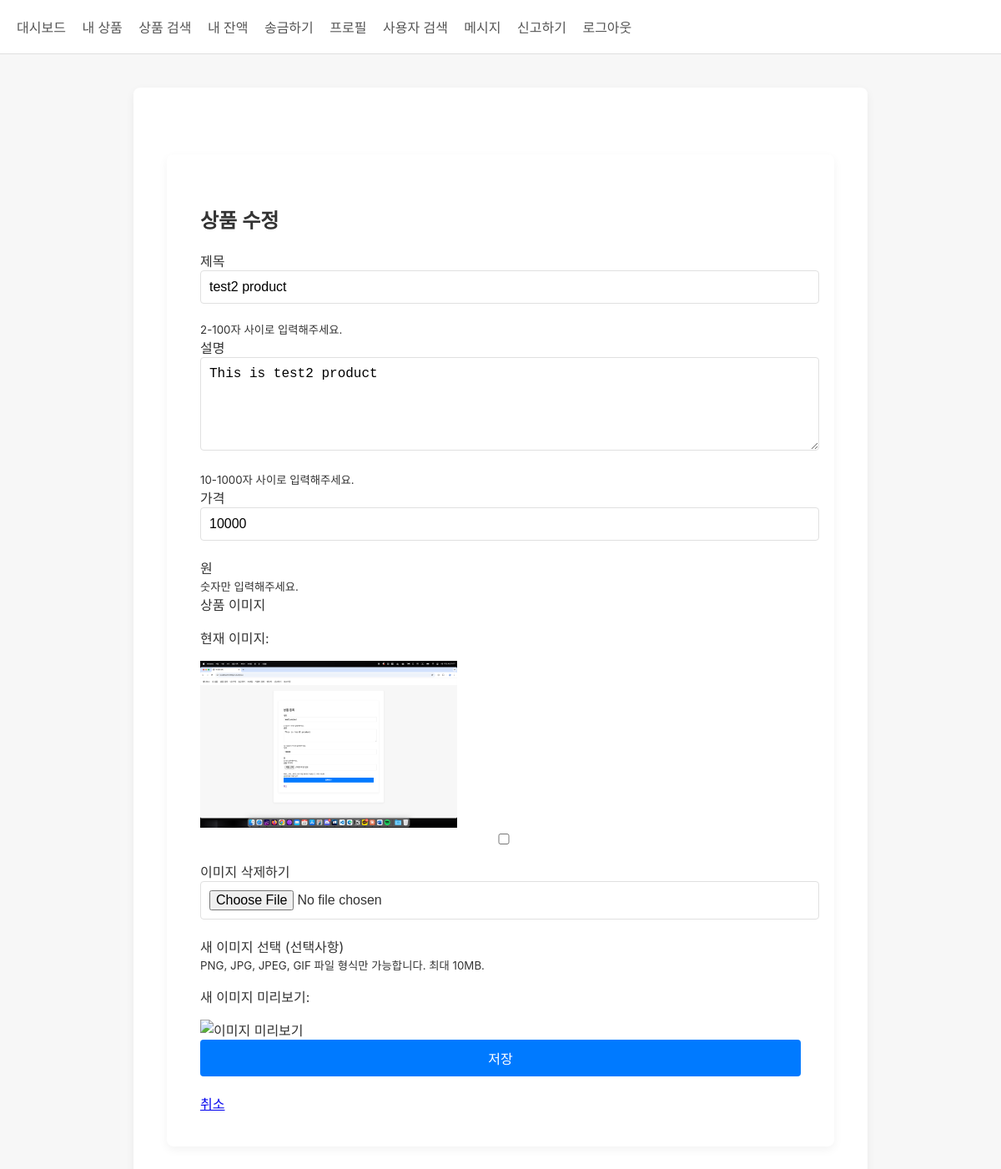
Screenshot of /product/7b07d207-02de-4467-8a1f-23655fdb71f8/edit (signed in) with the database file from the repository.
### tables this page shows
CREATE TABLE product (
                id TEXT PRIMARY KEY,
                title TEXT NOT NULL,
                description TEXT NOT NULL,
                price TEXT NOT NULL,
                seller_id TEXT NOT NULL,
                status TEXT DEFAULT 'active',
                report_count INTEGER DEFAULT 0,
                created_at TIMESTAMP DEFAULT CURRENT_TIMESTAMP
            , image_path TEXT);

### app.py (the view, shortened to what this page needs)
@app.route('/product/<product_id>/edit', methods=['GET', 'POST'])
@login_required
def edit_product(product_id):
    db = get_db()
    cursor = db.cursor()
    cursor.execute("SELECT * FROM product WHERE id = ?", (product_id,))
    product = cursor.fetchone()
    if not product:
        flash('상품을 찾을 수 없습니다.')
        return redirect(url_for('my_products'))
    if product['seller_id'] != session['user_id']:
        flash('자신의 상품만 수정할 수 있습니다.')
        return redirect(url_for('dashboard'))
    return render_template('edit_product.html', product=product)

### app.py (called while the page is built)
def generate_csrf_token():
    if '_csrf_token' not in session:
        session['_csrf_token'] = secrets.token_hex(16)
    return session['_csrf_token']

def login_required(f):
    @wraps(f)
    def decorated_function(*args, **kwargs):
        if 'user_id' not in session:
            flash('로그인이 필요합니다.')
            return redirect(url_for('login'))
        return f(*args, **kwargs)
    return decorated_function

def get_db():
    db = getattr(g, '_database', None)
    if db is None:
        db = g._database = sqlite3.connect(DATABASE)
        db.row_factory = sqlite3.Row  # 결과를 dict처럼 사용하기 위함
    return db

@app.teardown_appcontext
def close_connection(exception):
    db = getattr(g, '_database', None)
    if db is not None:
        db.close()

@app.after_request
def add_security_headers(response):
    response.headers['Content-Security-Policy'] = "default-src 'self'; script-src 'self' 'unsafe-inline' https://cdnjs.cloudflare.com; style-src 'self' 'unsafe-inline'; img-src 'self' data:;"
    response.headers['X-Frame-Options'] = 'SAMEORIGIN'
    response.headers['X-XSS-Protection'] = '1; mode=block'
    return response

### templates/edit_product.html (shortened to what this page needs)
{% extends "base.html" %}
{% block content %}
<div class="container mt-5">
    <h2>상품 수정</h2>
    <form method="post" enctype="multipart/form-data">
        <div class="form-group">
            <label for="title">제목</label>
            <input type="text" class="form-control" id="title" name="title" value="{{ product.title }}" required minlength="2" maxlength="100">
            <small class="form-text text-muted">2-100자 사이로 입력해주세요.</small>
        </div>
        <div class="form-group">
            <label for="description">설명</label>
            <textarea class="form-control" id="description" name="description" rows="5" required minlength="10" maxlength="1000">{{ product.description }}</textarea>
            <small class="form-text text-muted">10-1000자 사이로 입력해주세요.</small>
        </div>
        <div class="form-group">
            <label for="price">가격</label>
            <div class="input-group">
                <input type="text" class="form-control" id="price" name="price" value="{{ product.price }}" required pattern="[0-9]+">
                <div class="input-group-append">
                    <span class="input-group-text">원</span>
                </div>
            </div>
            <small class="form-text text-muted">숫자만 입력해주세요.</small>
        </div>
        <div class="form-group">
            <label for="image">상품 이미지</label>
            {% if product.image_path %}
                <div class="mb-3">
                    <div class="current-image">
                        <p>현재 이미지:</p>
                        <img src="{{ url_for('uploaded_file', filename=product.image_path.split('/')[-1]) }}" alt="현재 상품 이미지" style="max-width: 100%; max-height: 200px; object-fit: contain;">
                    </div>
                    <div class="form-check mt-2">
                        <input class="form-check-input" type="checkbox" id="delete_image" name="delete_image" value="yes">
                        <label class="form-check-label" for="delete_image">
                            이미지 삭제하기
                        </label>
                    </div>
                </div>
            {% endif %}
            <div class="custom-file">
                <input type="file" class="custom-file-input" id="image" name="image" accept=".png, .jpg, .jpeg, .gif">
                <label class="custom-file-label" for="image">
                    {% if product.image_path %}새 이미지 선택 (선택사항){% else %}이미지 선택 (선택사항){% endif %}
                </label>
            </div>
            <small class="form-text text-muted">PNG, JPG, JPEG, GIF 파일 형식만 가능합니다. 최대 10MB.</small>
            <div class="mt-2 d-none" id="image-preview-container">
                <p>새 이미지 미리보기:</p>
                <img id="image-preview" src="#" alt="이미지 미리보기" style="max-width: 100%; max-height: 200px; object-fit: contain;">
            </div>
        </div>
        <button type="submit" class="btn btn-primary">저장</button>
        <a href="{{ url_for('my_products') }}" class="btn btn-secondary">취소</a>
    </form>
</div>
{% endblock %}

### templates/base.html (style rules this page uses)
body { background-color: #F7F7F7; font-family: -apple-system, BlinkMacSystemFont, "Segoe UI", Roboto, Helvetica, Arial, sans-serif; margin: 0; padding: 0; color: #333; }
.container { max-width: 800px; margin: 40px auto; background-color: #fff; padding: 40px; box-shadow: 0 4px 12px rgba(0, 0, 0, 0.05); border-radius: 8px; }
h1, h2, h3 { font-weight: 600; margin-bottom: 20px; }
input, textarea, button { width: 100%; padding: 10px; margin-bottom: 20px; border: 1px solid #e0e0e0; border-radius: 4px; font-size: 16px; }
button { background-color: #007AFF; color: #fff; border: none; cursor: pointer; transition: background-color 0.2s; }

### rows the page displays
product: title "test2 product", description "This is test2 product", price "10000", image_path (picture)
